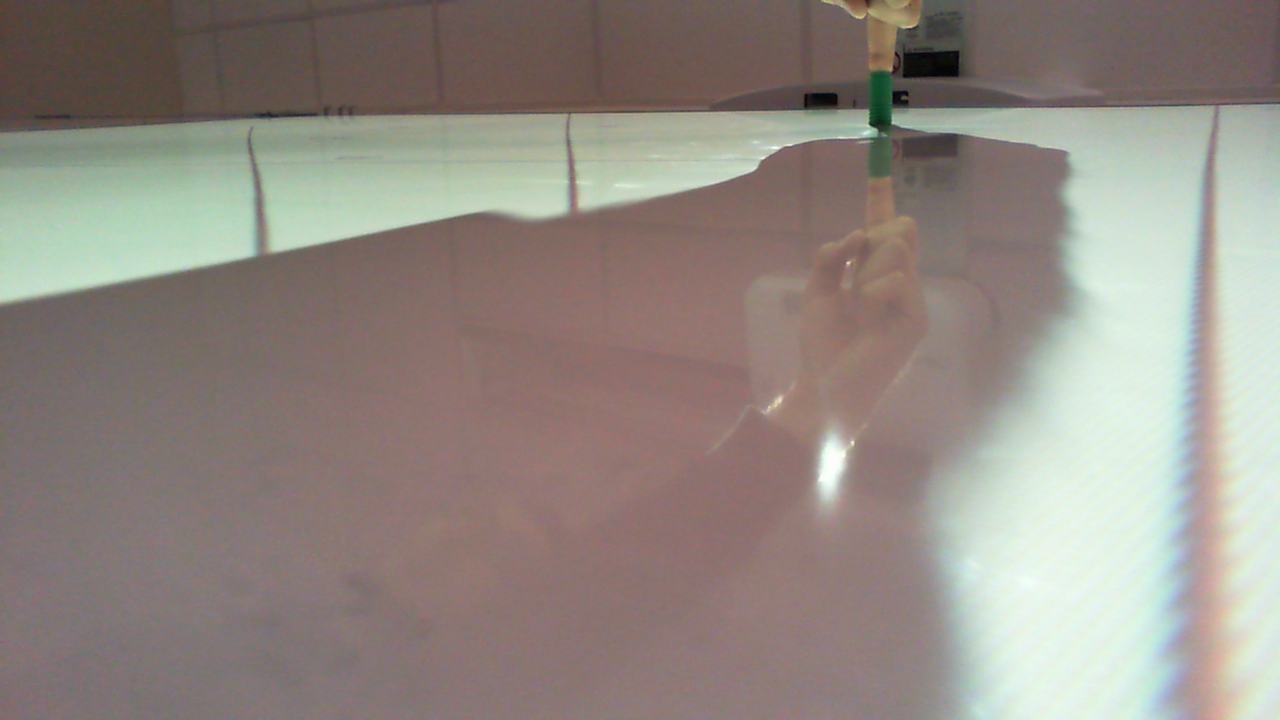
#> input picture traitement_dimage/camera PI/Bas_Droite_30_60.png, 1280 x 720 px
$ python -i frame.py   (imports and definitions only)   (Python 2 division)
#> lines starting #> are read from the running program, lines starting #| are printed output that depends on the picture; after the words box and inside, x2 and y2 are one past the last pixel; in counts of white or black regions, pixels touching at a corner belong together
from collections import deque
import numpy as np
import argparse
import imutils
import cv2
import time
import math
import sys

from Mouvement import Mouvements


# [64 lines left out: functions find_angle_from_frame, check_touch, not called in this run]

def find_angle(img):
#> called with img = '../Bas_Droite_30_60.png'
    greenLower = (55, 85, 10)
    greenUpper = (149, 245, 255)
    frame = cv2.imread(img)
#> frame is the input picture: shape (720, 1280, 3); mean B, G, R 130.3, 137.4, 146.1
    #frame = imutils.resize(frame, width=600)
    width=frame.shape[1]
#> width = 1280
    hsv = cv2.cvtColor(frame, cv2.COLOR_BGR2HSV)
#> hsv: shape (720, 1280, 3); mean H, S, V 46.6, 40.6, 150.8

      # construct a mask for the color "green", then perform
      # a series of dilations and erosions to remove any small
      # blobs left in the mask
    mask = cv2.inRange(hsv, greenLower, greenUpper)
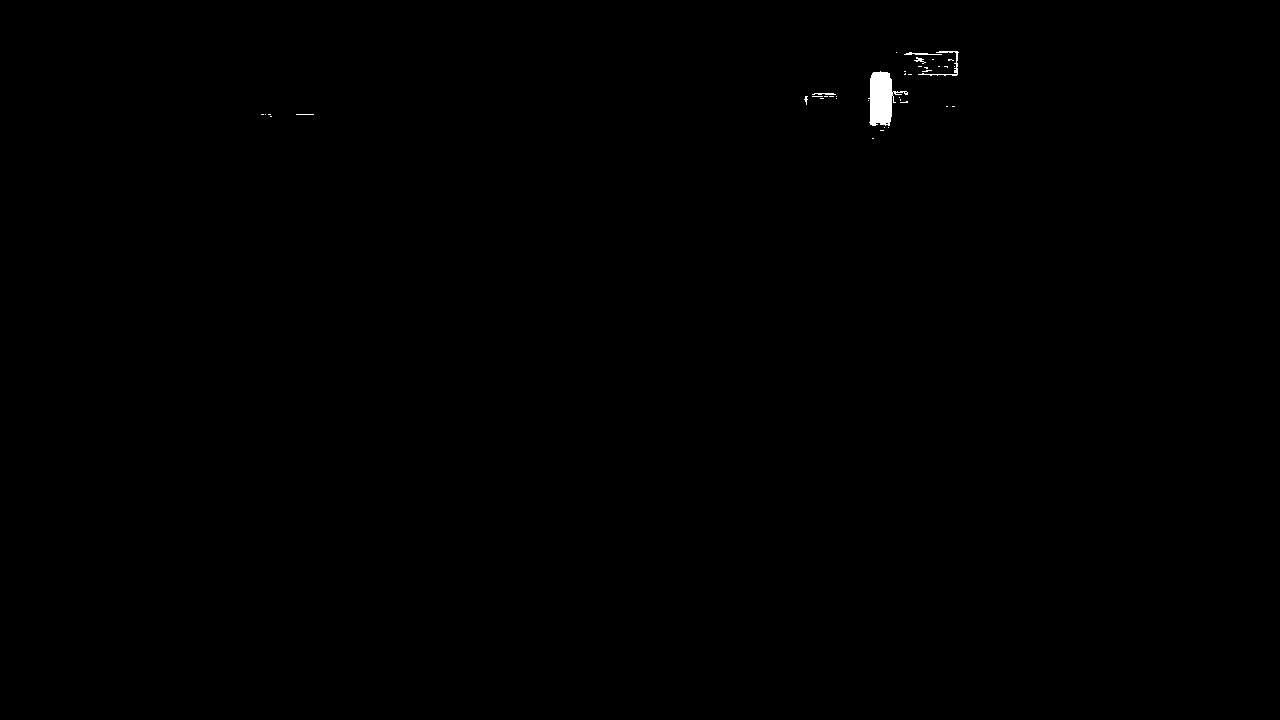
#> mask: shape (720, 1280); 0.17% white; 39 white regions (34 under 20 px), largest, box (x1, y1, x2, y2) and area: (868, 71, 908, 126) 1184, (918, 51, 959, 76) 139, (904, 52, 942, 55) 60, (812, 93, 836, 95) 38, (914, 57, 926, 64) 32
    mask = cv2.erode(mask, None, iterations=2)
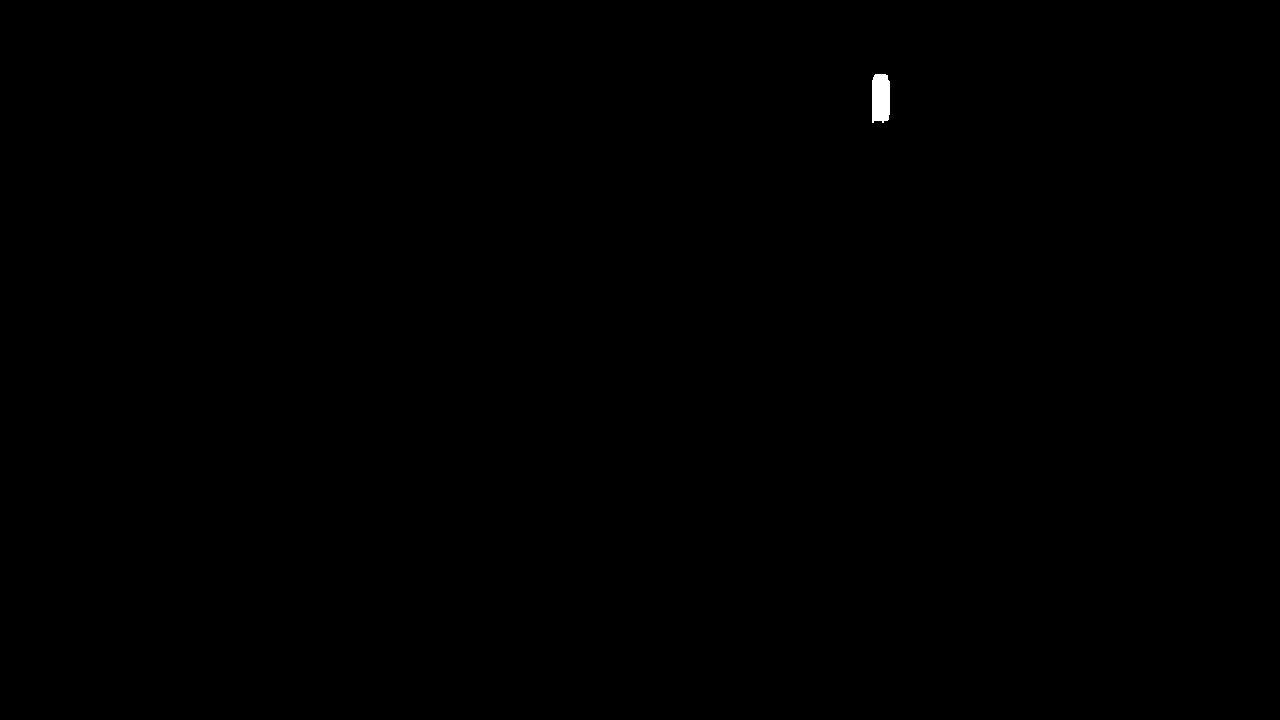
#> mask: shape (720, 1280); 0.09% white; 1 white region, box (x1, y1, x2, y2) and area: (872, 74, 890, 123) 822
    mask = cv2.dilate(mask, None, iterations=2)
#> mask: shape (720, 1280); 0.12% white; 1 white region
        # find contours in the mask and initialize the current
      # (x, y) center of the ball
    cnts = cv2.findContours(mask.copy(), cv2.RETR_EXTERNAL,cv2.CHAIN_APPROX_SIMPLE)[-2]
#> cnts = 1 contour; box (x1, y1, x2, y2) and area: (870, 72, 892, 125) 1044
    center = None

      # only proceed if at least one contour was found
    if len(cnts) > 0:
        # find the largest contour in the mask, then use
        # it to compute the minimum enclosing circle and
        # centroid
        c = max(cnts, key=cv2.contourArea)
#> c = contour of 25 points, box (x1, y1, x2, y2) (870, 72, 892, 125), area 1044
        ((x, y), radius) = cv2.minEnclosingCircle(c)
#> x = 878.5; y = 98; radius = 27.35
        M = cv2.moments(c)
#> M = moments, m00 1043.5, centre m10/m00, m01/m00 = (880.3, 97.88)
        x,y = (int(M["m10"] / M["m00"]), int(M["m01"] / M["m00"]))
#> x = 880; y = 97

        center = (x,y)
#> center = (880, 97)
        # only proceed if the radius meets a minimum size
        if radius > 5:
          # draw the circle and centroid on the frame,
          # then update the list of tracked points
          cv2.circle(frame, (int(x), int(y)), int(radius),
            (0, 255, 255), 2)
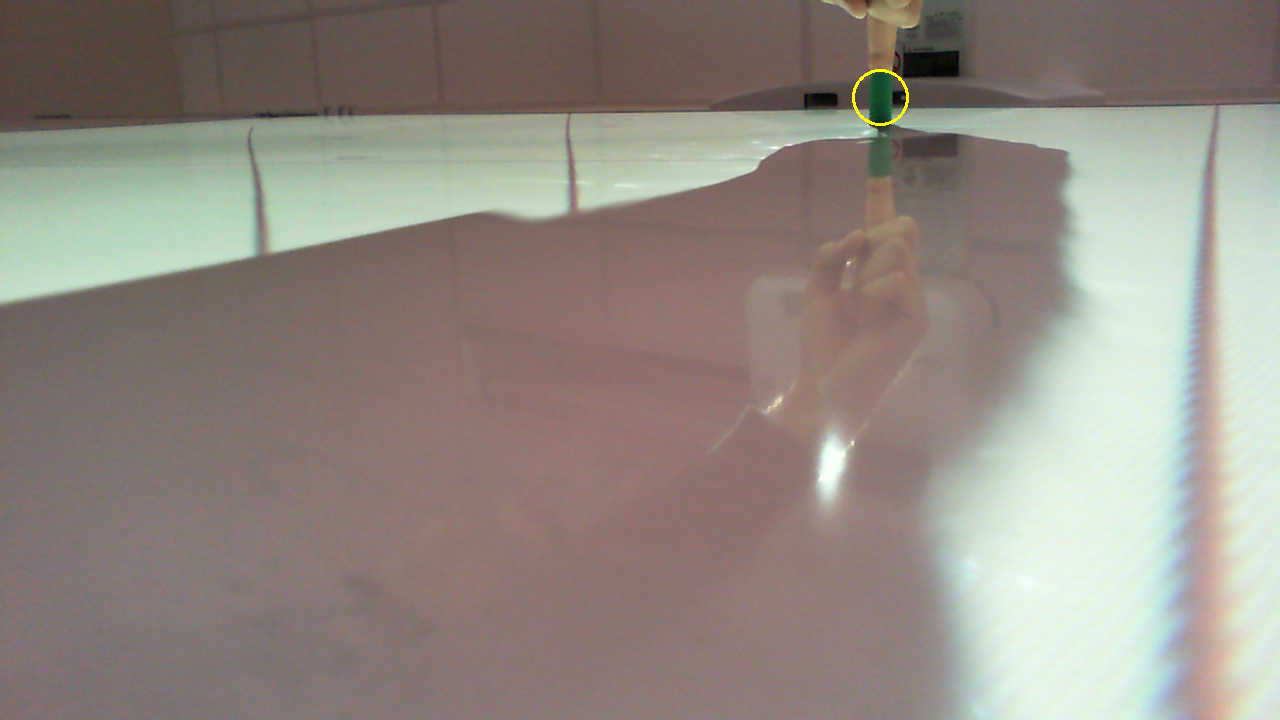
#> frame: shape (720, 1280, 3); 0.06% of pixels changed, all inside (x1, y1, x2, y2) = (852, 69, 909, 126)
          cv2.circle(frame, center, 5, (0, 0, 255), -1)
#> frame: shape (720, 1280, 3); 0.01% of pixels changed, all inside (x1, y1, x2, y2) = (875, 92, 886, 103)

      # update the points queue
        if ("Bas_Gauche" in img or "Haut_Droite" in img):
            angle = -((width-x)/(width/55.0)+17)
        else:
            angle = x/(width/55.0)+17
#> angle = 54.81
        #angle = float(math.atan(float((1)))*180/math.pi)
        return angle

# [6 lines left out: function find_coord, not called in this run]

  # [15 lines of commented-out code are left out]
# [56 lines not run here, left out]

>>> result = find_angle('../Bas_Droite_30_60.png')
#> result = 54.81

$ run again, on traitement_dimage/camera PI/Bas_Droite_45_45.png
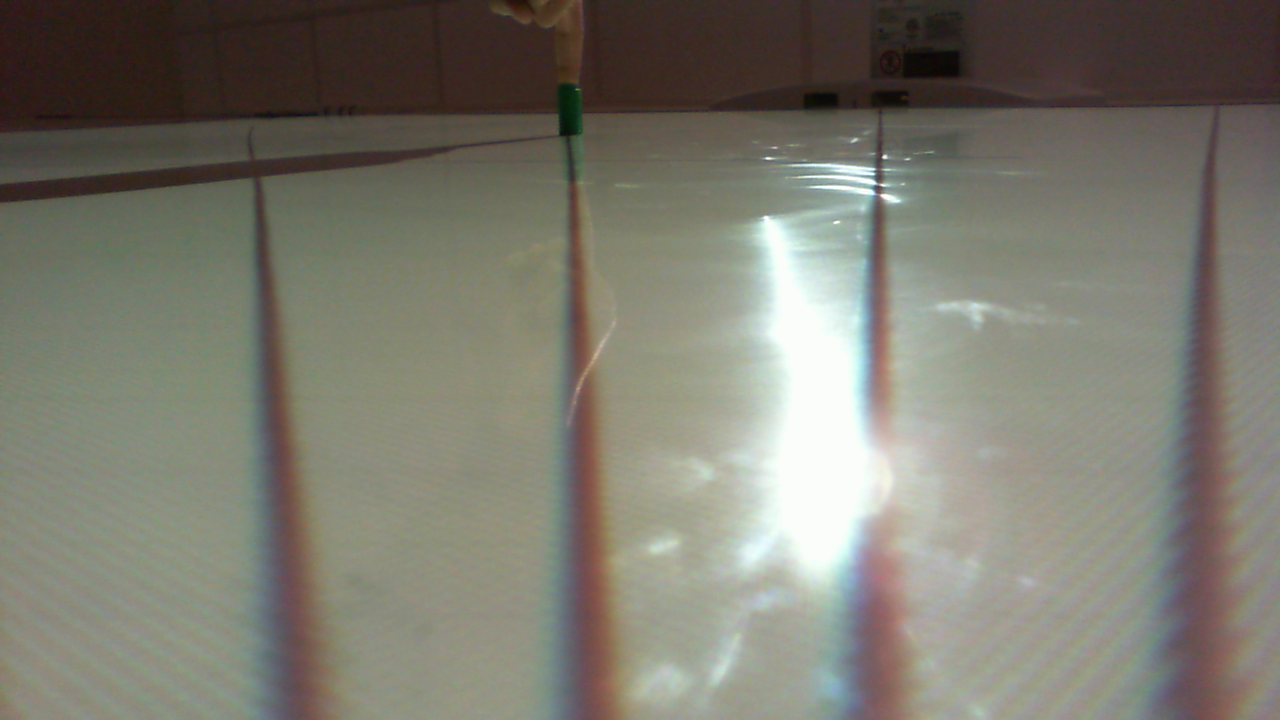
#> input picture traitement_dimage/camera PI/Bas_Droite_45_45.png, 1280 x 720 px
#> in find_angle, frame is the input picture: shape (720, 1280, 3); mean B, G, R 110.2, 121.5, 123.4
#> hsv: shape (720, 1280, 3); mean H, S, V 41.6, 44.5, 127.1
#> cnts = 1 contour; box (x1, y1, x2, y2) and area: (560, 86, 582, 133) 845
#> c = contour of 25 points, box (x1, y1, x2, y2) (560, 86, 582, 133), area 845
#> in find_angle, `((x, y), radius) = cv2.minEnclosingCircle(c)`: x = 570.5; y = 109; radius = 25.28
#> M = moments, m00 845, centre m10/m00, m01/m00 = (570.3, 108.8)
#> in find_angle, `x,y = (int(M["m10"] / M["m00"]), int(M["m01"] / M["m00"]))`: x = 570; y = 108
#> center = (570, 108)
#> in find_angle, `cv2.circle(frame, (int(x), int(y)), int(radius), (0, 255, 255), 2)`:
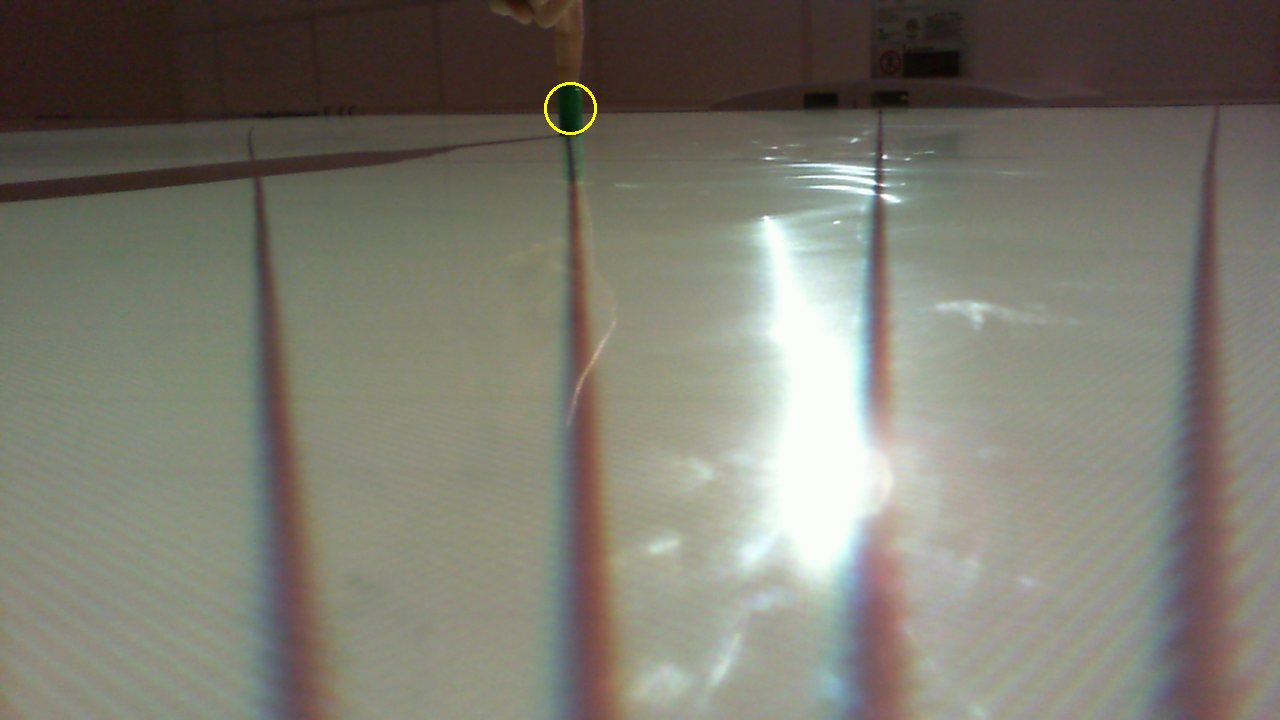
#> frame: shape (720, 1280, 3); 0.05% of pixels changed, all inside (x1, y1, x2, y2) = (544, 82, 597, 135)
#> angle = 41.49
